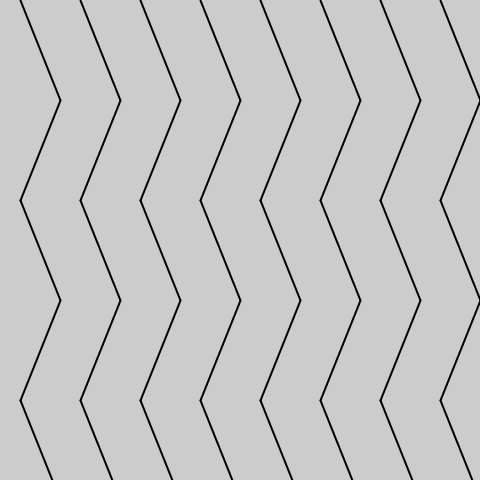
Frame 1 (no input)
Frame 60 (the mouse pressed at the canvas centre just before this capture): identical to frame 1, image omitted
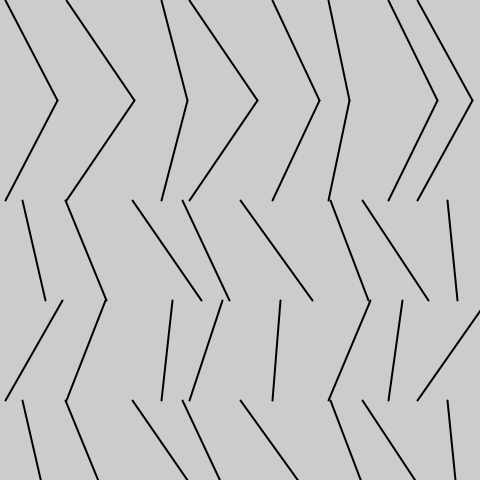
Frame 120 (the mouse held since frame 60 and released just before this capture)

The Processing sketch that drew these frames (run headless with seeded random() and noise(); from frame 60 on, the mouse is pressed at the canvas centre):

// Processing sketch: processing_57383
// ── processing_57383.pde

void setup () {
  size(480, 480);
  smooth();
}
void draw() {
  background (204);
  strokeWeight(2);
  for (int x=20; x<width; x+=60) {
    float mx = mouseX/10;
    float offsetA = random (-mx, mx);
    float offsetB = random (-mx, mx);
    line(x+offsetA, 0, x+40-offsetB, 100);
    line(x+offsetA, 200, x+40-offsetB, 100);
    line(x+40+offsetA, 300, x+offsetB, 200);
    line(x+offsetA, 400, x+40+offsetB, 300);
    line(x+40+offsetA, 500, x+offsetB, 400);
  }
}
